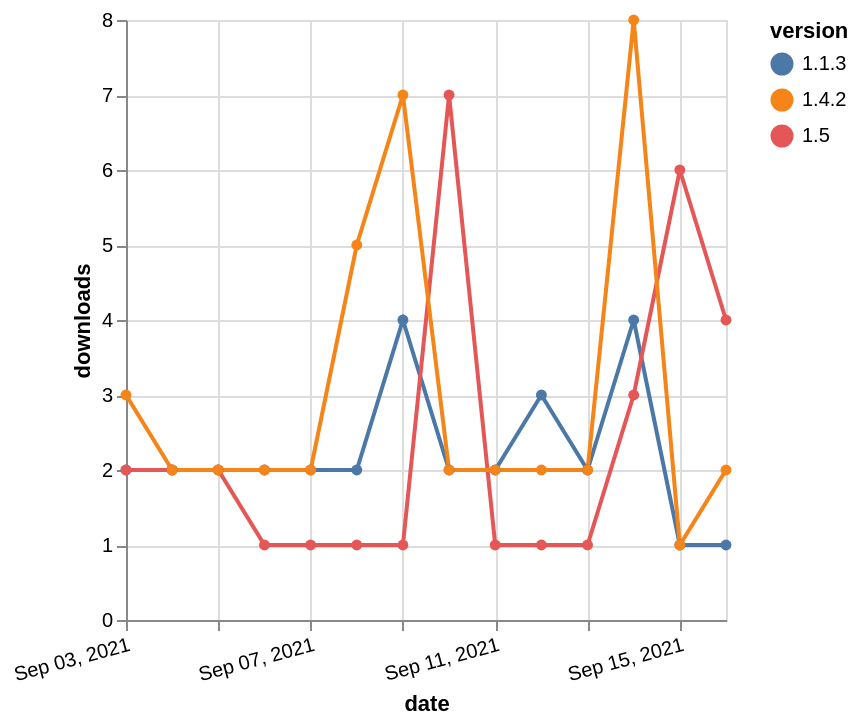

The Vega-Lite source for this figure:
### Vega-Lite specification from a JSON file in a GitHub repository (floating-point values rounded to 4 significant figures)
{"$schema": "https://vega.github.io/schema/vega-lite/v5.json", "description": "A simple bar chart with embedded data.", "data": {"values": [{"date": "2021-09-03", "total": 2581, "delta": 2, "version": "1.1.3"}, {"date": "2021-09-04", "total": 2583, "delta": 2, "version": "1.1.3"}, {"date": "2021-09-05", "total": 2585, "delta": 2, "version": "1.1.3"}, {"date": "2021-09-06", "total": 2587, "delta": 2, "version": "1.1.3"}, {"date": "2021-09-07", "total": 2589, "delta": 2, "version": "1.1.3"}, {"date": "2021-09-08", "total": 2591, "delta": 2, "version": "1.1.3"}, {"date": "2021-09-09", "total": 2595, "delta": 4, "version": "1.1.3"}, {"date": "2021-09-10", "total": 2597, "delta": 2, "version": "1.1.3"}, {"date": "2021-09-11", "total": 2599, "delta": 2, "version": "1.1.3"}, {"date": "2021-09-12", "total": 2602, "delta": 3, "version": "1.1.3"}, {"date": "2021-09-13", "total": 2604, "delta": 2, "version": "1.1.3"}, {"date": "2021-09-14", "total": 2608, "delta": 4, "version": "1.1.3"}, {"date": "2021-09-15", "total": 2609, "delta": 1, "version": "1.1.3"}, {"date": "2021-09-16", "total": 2610, "delta": 1, "version": "1.1.3"}, {"date": "2021-09-03", "total": 415, "delta": 2, "version": "1.5"}, {"date": "2021-09-04", "total": 417, "delta": 2, "version": "1.5"}, {"date": "2021-09-05", "total": 419, "delta": 2, "version": "1.5"}, {"date": "2021-09-06", "total": 420, "delta": 1, "version": "1.5"}, {"date": "2021-09-07", "total": 421, "delta": 1, "version": "1.5"}, {"date": "2021-09-08", "total": 422, "delta": 1, "version": "1.5"}, {"date": "2021-09-09", "total": 423, "delta": 1, "version": "1.5"}, {"date": "2021-09-10", "total": 430, "delta": 7, "version": "1.5"}, {"date": "2021-09-11", "total": 431, "delta": 1, "version": "1.5"}, {"date": "2021-09-12", "total": 432, "delta": 1, "version": "1.5"}, {"date": "2021-09-13", "total": 433, "delta": 1, "version": "1.5"}, {"date": "2021-09-14", "total": 436, "delta": 3, "version": "1.5"}, {"date": "2021-09-15", "total": 442, "delta": 6, "version": "1.5"}, {"date": "2021-09-16", "total": 446, "delta": 4, "version": "1.5"}, {"date": "2021-09-03", "total": 2823, "delta": 3, "version": "1.4.2"}, {"date": "2021-09-04", "total": 2825, "delta": 2, "version": "1.4.2"}, {"date": "2021-09-05", "total": 2827, "delta": 2, "version": "1.4.2"}, {"date": "2021-09-06", "total": 2829, "delta": 2, "version": "1.4.2"}, {"date": "2021-09-07", "total": 2831, "delta": 2, "version": "1.4.2"}, {"date": "2021-09-08", "total": 2836, "delta": 5, "version": "1.4.2"}, {"date": "2021-09-09", "total": 2843, "delta": 7, "version": "1.4.2"}, {"date": "2021-09-10", "total": 2845, "delta": 2, "version": "1.4.2"}, {"date": "2021-09-11", "total": 2847, "delta": 2, "version": "1.4.2"}, {"date": "2021-09-12", "total": 2849, "delta": 2, "version": "1.4.2"}, {"date": "2021-09-13", "total": 2851, "delta": 2, "version": "1.4.2"}, {"date": "2021-09-14", "total": 2859, "delta": 8, "version": "1.4.2"}, {"date": "2021-09-15", "total": 2860, "delta": 1, "version": "1.4.2"}, {"date": "2021-09-16", "total": 2862, "delta": 2, "version": "1.4.2"}]}, "width": "container", "mark": {"type": "line", "point": {"filled": true}}, "encoding": {"x": {"field": "date", "type": "temporal", "timeUnit": "yearmonthdate", "title": "date", "axis": {"labelAngle": -15}}, "y": {"field": "delta", "type": "quantitative", "title": "downloads"}, "color": {"field": "version", "type": "nominal"}, "tooltip": {"field": "delta"}}}
